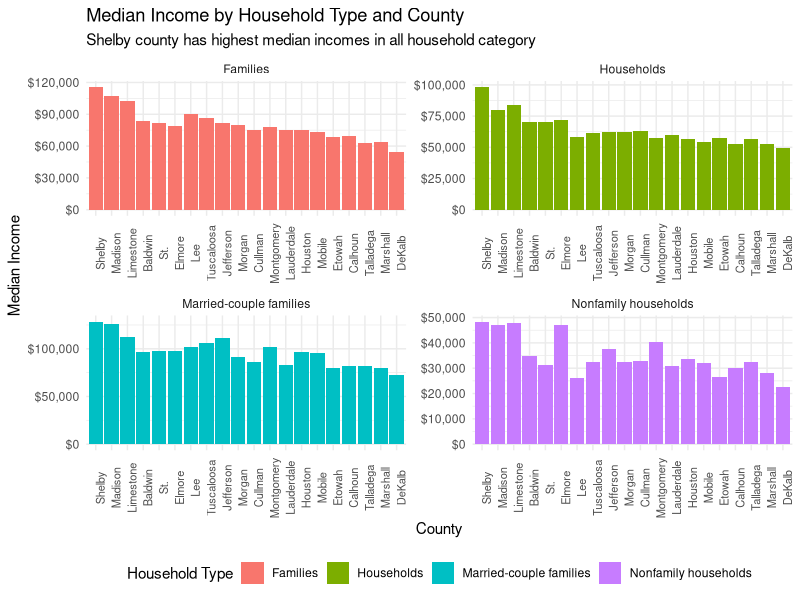
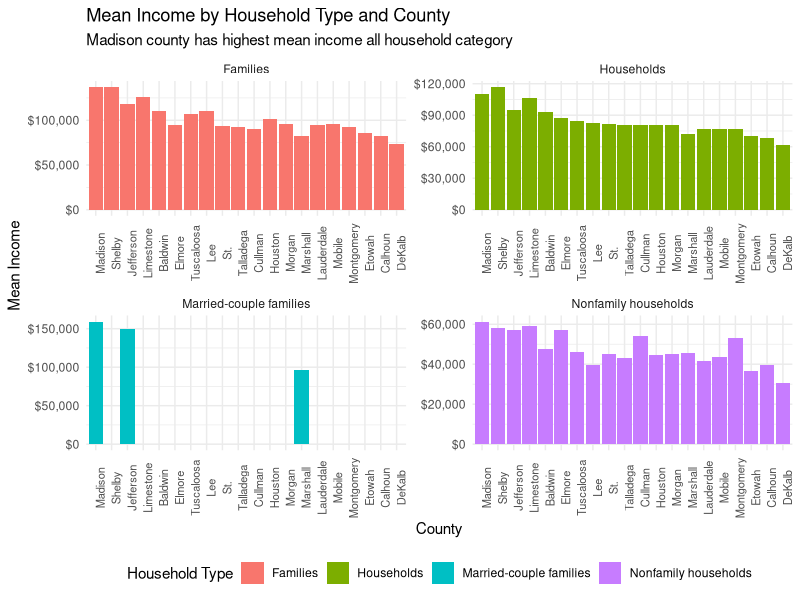

Generate these figures, in order, with R:
## ---- chunk 1
#| label: setup
#| message: false
#| 

library(tidyverse)
library(readxl)

## ---- chunk 2
#| label: plot
#| 

df <- read_excel("data/df1.xlsx", sheet = "data1")

## ---- chunk 3
# Plotting
ggplot(df, aes(x = fct_rev(fct_reorder(county, median_income)), y = median_income, fill = household_types)) +
  geom_bar(stat = "identity", position = position_dodge()) +
  labs(title = "Median Income by Household Type and County",
       subtitle = "Shelby county has highest median incomes in all household category",
       x = "County",
       y = "Median Income",
       fill = "Household Type") +
  theme_minimal() +
  theme(axis.text.x = element_text(angle = 90, size = 8), legend.position = "bottom") +
  scale_y_continuous(labels = scales::label_dollar()) +
  facet_wrap(~ household_types, scales = "free")
## ---- chunk 4
#| warning: false

# Plotting
ggplot(df, aes(x = fct_rev(fct_reorder(county, mean_income)), y = mean_income, fill = household_types)) +
  geom_bar(stat = "identity", position = position_dodge()) +
  labs(title = "Mean Income by Household Type and County",
       subtitle = "Madison county has highest mean income all household category",
       x = "County",
       y = "Mean Income",
       fill = "Household Type") +
  theme_minimal() +
  theme(axis.text.x = element_text(angle = 90,size = 8), legend.position = "bottom") +
  scale_y_continuous(labels = scales::label_dollar()) +
  facet_wrap(~ household_types, scales = "free")
